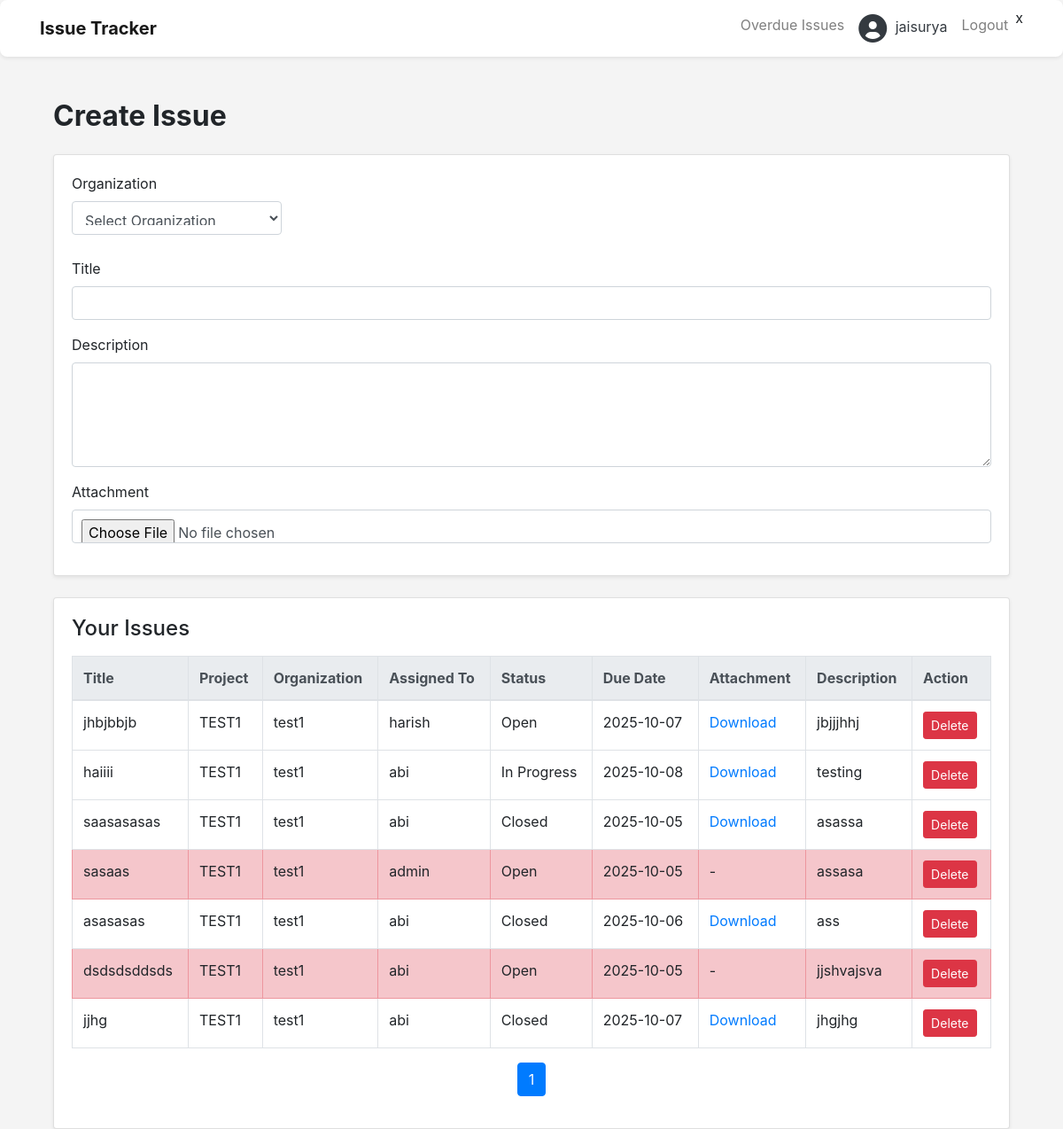
The app's page /issue_create/ (signed in) with its own data.
### chat/models.py (models this page shows, shortened)
class Issue(models.Model):
    STATUS_CHOICES = (
        ('Open', 'Open'),
        ('In Progress', 'In Progress'),
        ('Closed', 'Closed'),
    )
    PRIORITY_CHOICES = (
        ('Low', 'Low'),
        ('Medium', 'Medium'),
        ('High', 'High'),
    )
    title = models.CharField(max_length=255, null=True, blank=True)
    description = models.TextField(blank=True)
    status = models.CharField(max_length=20, choices=STATUS_CHOICES, default='Open')
    priority = models.CharField(max_length=10, choices=PRIORITY_CHOICES, default='Medium')
    due_date = models.DateTimeField(null=True, blank=True)
    created_by = models.ForeignKey(User, on_delete=models.CASCADE, related_name='created_issues', null=True, blank=True)
    assigned_to = models.ForeignKey(User, on_delete=models.SET_NULL, null=True, blank=True, related_name='assigned_issues')
    project = models.ForeignKey('Project', on_delete=models.CASCADE, related_name='issues', null=True, blank=True)
    attachment = models.FileField(upload_to='attachments/', null=True, blank=True)
    created_at = models.DateTimeField(auto_now_add=True, null=True, blank=True)
    updated_at = models.DateTimeField(auto_now=True, null=True, blank=True)
    def is_overdue(self):
        return self.due_date and self.due_date < timezone.now() and self.status != 'Closed'

class Project(models.Model):
    name = models.CharField(max_length=255)
    organization = models.ForeignKey(Organization, on_delete=models.CASCADE, related_name='projects')

class Organization(models.Model):
    name = models.CharField(max_length=255)
    owner = models.ForeignKey(User, on_delete=models.CASCADE, related_name='owned_organizations')

### chat/views.py (the view, shortened to what this page needs)
# urls.py: path('issue_create/', views.issue_create, name='issue_create'),
@login_required
def issue_create(request):
    user_orgs = UserOrganization.objects.filter(user=request.user).select_related('organization')
    status_filter = request.GET.get('status')
    priority_filter = request.GET.get('priority')
    due_date_filter = request.GET.get('due_date')
    selected_org_id = request.POST.get('organization') or request.GET.get('organization')
    selected_org = None
    projects = []
    org_users = []
    if selected_org_id:
        selected_org = get_object_or_404(Organization, id=selected_org_id)
        projects = Project.objects.filter(organization=selected_org)
        org_users = UserOrganization.objects.filter(organization=selected_org).select_related('user')
    user_issues = Issue.objects.filter(created_by=request.user).select_related(
        'project', 'project__organization', 'assigned_to'
    )
    if status_filter:
        user_issues = user_issues.filter(status=status_filter)
    if priority_filter:
        user_issues = user_issues.filter(priority=priority_filter)
    paginator = Paginator(user_issues.order_by('-created_at'), 10)
    page_number = request.GET.get('page')
    page_obj = paginator.get_page(page_number)
    return render(request, 'issue.html', {
        'user_orgs': user_orgs,
        'selected_org': selected_org,
        'projects': projects,
        'org_users': org_users,
        'page_obj': page_obj,
        'statuses': ['Open', 'In Progress', 'Closed'],
        'priorities': ['Low', 'Medium', 'High'],
        'status_filter': status_filter,
        'priority_filter': priority_filter,
        'due_date_filter': due_date_filter
    })

### chat/context_processors.py (called while the page is built)
def overdue_issues_count(request):
    if request.user.is_authenticated:
        count = Issue.objects.filter(
            assigned_to=request.user,
            due_date__lt=timezone.now(),
            status__in=['Open', 'In Progress']
        ).count()
    else:
        count = 0
    return {'overdue_issues_count': count}

### templates/issue.html (shortened to what this page needs)
{% extends 'base.html' %}
{% block content %}
<div class="container mt-5">
    <h2 class="mb-4">Create Issue</h2>
    <div class="card mb-4 shadow-sm">
        <div class="card-body">
            <form method="post" enctype="multipart/form-data">
                <div class="row g-3 mb-3">
                    <div class="col-md-3">
                        <label for="organization" class="form-label">Organization</label>
                        <select id="organization" name="organization" class="form-control" onchange="this.form.submit()">
                            <option value="">Select Organization</option>
                        </select>
                    </div>
                </div>
                <div class="mb-3">
                    <label for="title" class="form-label">Title</label>
                    <input type="text" id="title" name="title" class="form-control" required>
                </div>
                <div class="mb-3">
                    <label for="description" class="form-label">Description</label>
                    <textarea id="description" name="description" class="form-control" rows="4"></textarea>
                </div>
                <div class="mb-3">
                    <label for="attachment" class="form-label">Attachment</label>
                    <input type="file" id="attachment" name="attachment" class="form-control">
                </div>
            </form>
        </div>
    </div>
    <div class="card shadow-sm">
        <div class="card-body">
            <h4 class="card-title mb-3">Your Issues</h4>
            <div class="table-responsive">
                <table class="table table-bordered table-hover">
                    <thead class="thead-light">
                        <tr>
                            <th>Title</th>
                            <th>Project</th>
                            <th>Organization</th>
                            <th>Assigned To</th>
                            <th>Status</th>
                            <th>Due Date</th>
                            <th>Attachment</th>
                            <th>Description</th>
                            <th>Action</th>
                        </tr>
                    </thead>
                    <tbody>
                        {% for issue in page_obj %}
                        <tr {% if issue.is_overdue %}class="table-danger"{% endif %}>
                            <td>{{ issue.title }}</td>
                            <td>{{ issue.project.name }}</td>
                            <td>{{ issue.project.organization.name }}</td>
                            <td>{% if issue.assigned_to %}{{ issue.assigned_to.username }}{% else %}-{% endif %}</td>
                            <td class="status-cell">{{ issue.status }}</td>
                            <td>{% if issue.due_date %}{{ issue.due_date|date:"Y-m-d" }}{% else %}-{% endif %}</td>
                            <td>
                                {% if issue.attachment %}
                                    <a href="{{ issue.attachment.url }}" target="_blank">Download</a>
                                {% else %}
                                    -
                                {% endif %}
                            </td>
                            <td>{{ issue.description }}</td>
                            <td>
                                <form method="post" style="display:inline;">
                                    <button type="submit" class="btn btn-sm btn-danger"
                                            onclick="return confirm('Are you sure you want to delete this issue?');">
                                        Delete
                                    </button>
                                </form>
                            </td>
                        </tr>
                        {% empty %}
                        <tr>
                            <td colspan="9" class="text-center">No issues created yet.</td>
                        </tr>
                        {% endfor %}
                    </tbody>
                </table>
            </div>
            <nav aria-label="Page navigation">
                <ul class="pagination justify-content-center">
                    {% for num in page_obj.paginator.page_range %}
                        <li class="page-item {% if page_obj.number == num %}active{% endif %}">
                            <a class="page-link" href="?page={{ num }}">{{ num }}</a>
                        </li>
                    {% endfor %}
                </ul>
            </nav>
        </div>
    </div>
</div>
{% endblock %}

### templates/base.html (shortened to what this page needs)
<!DOCTYPE html>
<html lang="en">
<head>
    <link href="https://stackpath.bootstrapcdn.com/bootstrap/4.5.2/css/bootstrap.min.css" rel="stylesheet">
    <link rel="stylesheet" href="https://cdnjs.cloudflare.com/ajax/libs/font-awesome/6.0.0-beta3/css/all.min.css">
</head>
<body>
<nav class="navbar navbar-expand-lg navbar-light bg-white shadow-sm">
    <div class="container">
        <a class="navbar-brand" href="{% url 'home' %}">Issue Tracker</a>
        <div class="collapse navbar-collapse justify-content-end" id="navbarNav">
            <ul class="navbar-nav">
                {% if user.is_authenticated %}
                <li class="nav-item">
                    <a class="nav-link" href="{% url 'home' %}">
                        Overdue Issues
                    </a>
                </li>
    <li class="nav-item">
        <a class="nav-link text-dark" href="#">
            <i class="fas fa-user-circle profile-icon"></i>
            {{ user.username }}
        </a>
    </li>
    <li class="nav-item">
        <a class="nav-link" href="{% url 'logout' %}">Logout</a>
    </li>
{% endif %}
x
            </ul>
        </div>
    </div>
</nav>
    <div class="container">
        {% block content %}{% endblock %}
    </div>
</body>
</html>

### templates/base.html (style rules this page uses)
body { background-color: #f4f4f4; }
.navbar-brand { font-weight: bold; }
.profile-icon { width: 30px; height: 30px; border-radius: 50%; object-fit: cover; }
.bg-white { background-color: white; border-radius: 8px; box-shadow: 0 0 10px rgba(0, 0, 0, 0.1); }
h2 { margin-bottom: 20px; font-weight: 700; }
.form-control { margin-bottom: 10px; padding: 10px; font-size: 16px; }
.text-dark { color: #333; }
.profile-icon { font-size: 32px; width: 32px; height: 32px; vertical-align: middle; margin-right: 5px; }

### records on screen
Issue: title "jhbjbbjb", project.name "TEST1", project.organization.name "test1", assigned_to.username "harish", status "Open", due_date "2025-10-07", description "jbjjjhhj"
Issue: title "haiiii", project.name "TEST1", project.organization.name "test1", assigned_to.username "abi", status "In Progress", due_date "2025-10-08", description "testing"
Issue: title "saasasasas", project.name "TEST1", project.organization.name "test1", assigned_to.username "abi", status "Closed", due_date "2025-10-05", description "asassa"
Issue: title "sasaas", project.name "TEST1", project.organization.name "test1", assigned_to.username "admin", status "Open", due_date "2025-10-05", description "assasa"
Issue: title "asasasas", project.name "TEST1", project.organization.name "test1", assigned_to.username "abi", status "Closed", due_date "2025-10-06", description "ass"
Issue: title "dsdsdsddsds", project.name "TEST1", project.organization.name "test1", assigned_to.username "abi", status "Open", due_date "2025-10-05", description "jjshvajsva"
Issue: title "jjhg", project.name "TEST1", project.organization.name "test1", assigned_to.username "abi", status "Closed", due_date "2025-10-07", description "jhgjhg"

### other values on screen
{{ user.username }} "jaisurya"
{{ num }} "1"
